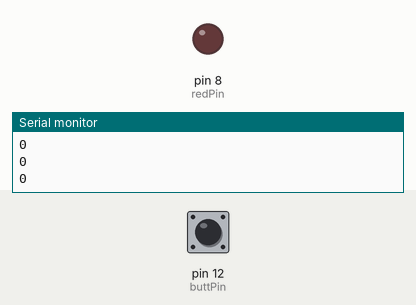
The sketch below on a simulated Arduino Uno, built with avr-gcc and run on an emulated ATmega328P. Shown: output pins drawn as LEDs (lit = HIGH), the last lines printed to the serial monitor. The test bench sets the inputs (shaded band); at power-on: pin 12 (buttPin) LOW.

Above: at 1.2 s.
1.3 s: pin 12 (buttPin) pulled HIGH for 0.15 s
At 2.5 s:
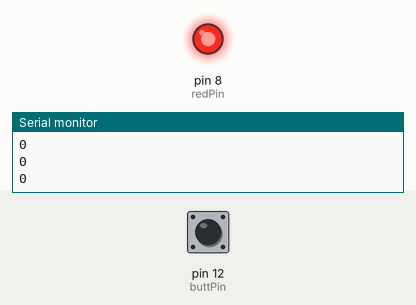
2.9 s: pin 12 (buttPin) pulled HIGH for 1 s
At 4.0 s:
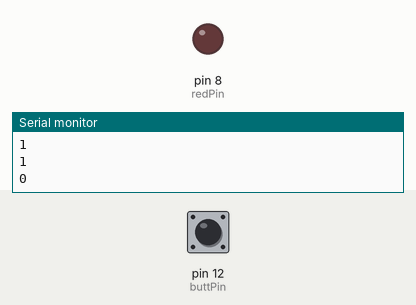
5.4 s: pin 12 (buttPin) pulled HIGH for 3.2 s
At 6.0 s:
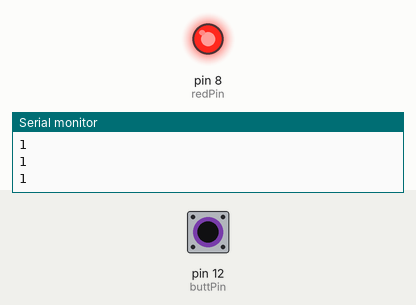
Timing chart, 0 to 8.4 s (numbered marks = the images above; inputs shaded):
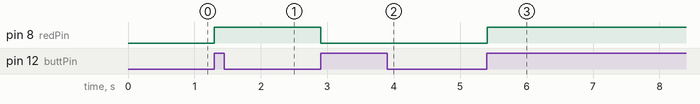

The sketch:

ToggleSwitch.ino
```cpp
int ledState=0;
int redPin=8;
int buttPin=12;
int buttNew;
int buttOld=1;
int dT=100;
void setup() {
  // put your setup code here, to run once:
  Serial.begin(9600);
  pinMode(redPin,OUTPUT);
  pinMode(buttPin,INPUT);
}

void loop() {
  // put your main code here, to run repeatedly:
  buttNew=digitalRead(buttPin);
  Serial.println(buttNew);
  if (buttOld==0 && buttNew==1) {
    if (ledState==0) {
      digitalWrite(redPin,HIGH);
      ledState=1;
    }
    else {
      digitalWrite(redPin, LOW);
      ledState=0;
    }
  }
  buttOld=buttNew;
  delay(dT);
}
```

Measured:
- after the input at 1.3 s, pin 8 (redPin): LOW → HIGH at once
- after the input at 2.9 s, pin 8 (redPin): HIGH → LOW at once
- after the input at 5.4 s, pin 8 (redPin): LOW → HIGH at once
